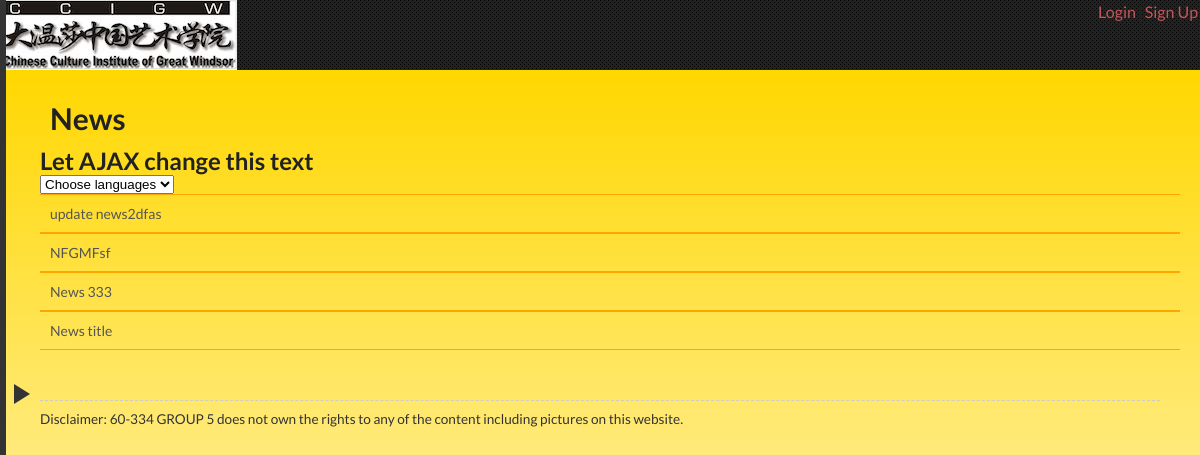
Page /news.php on the committed database.
### tables this page shows
CREATE TABLE IF NOT EXISTS `db_news` (
  `newsid` int(11) NOT NULL AUTO_INCREMENT,
  `uid` int(11) NOT NULL,
  `readaccess` int(11) NOT NULL,
  `subject` mediumtext NOT NULL,
  `createtime` datetime NOT NULL,
  `body` varchar(255) NOT NULL,
  `categoryid` int(11) NOT NULL,
  `lastedit` datetime DEFAULT NULL,
  PRIMARY KEY (`newsid`),
  KEY `uid` (`uid`),
  KEY `categoryid` (`categoryid`)
);

### dblib/config.php (called while the page is built, shortened)
<?php
 $DBNAME="ccigw";
 $DBUSER="root";
 $DBPASS="root";
?>

### dblib/db_news.php (called while the page is built, shortened)
<?php
require_once 'config.php';
class Db_news {
    public $db_connection_handle = NULL;
    function __construct() {
        global $DBUSER, $DBPASS, $DBNAME;
        $this->db_connection_handle =
            new PDO( "mysql:host=localhost;dbname=$DBNAME", $DBUSER, $DBPASS );
        $this->db_connection_handle->
        setAttribute( PDO::ATTR_ERRMODE, PDO::ERRMODE_EXCEPTION );
        $this->db_connection_handle->setAttribute( PDO::ATTR_CASE, PDO::CASE_LOWER );
        $this->db_connection_handle->
        setAttribute( PDO::ATTR_ORACLE_NULLS, PDO::NULL_NATURAL );
    }
    public function show_all_news( $offset, $pagesize ) {
        try{
            $sql='SELECT * FROM db_news LIMIT :offset,:pagesize';
            $st = $this->db_connection_handle->prepare( $sql );
            $st->bindParam( ':offset', $offset, PDO::PARAM_INT );
            $st->bindParam( ':pagesize', $pagesize, PDO::PARAM_INT );
            $st->execute();
            $st->setFetchMode( PDO::FETCH_ASSOC );
            $result=array();
            while ( $row = $st->fetch() ) {
                array_push( $result, $row );
            }
            return $result;
        }
        catch ( PDOException $e ) {
            return $e->getMessage();
        }
    }
}

### news.php (the view, shortened to what this page needs)
<?php
require_once("include/demoframe.php");
require_once('dblib/db_news.php');
$news_handle = new Db_news();
$news_list = $news_handle->show_all_news(0, 50);
echo '
	<div id="news">
			<table><h1>News </h1>';
echo <<<zzeof
<div id="msg"><h2>Let AJAX change this text</h2></div>
     <select id="area" onchange="changeFunc();">
    <option>Choose languages</option>
    <option  value="1" id="op1">ENGLISH</option>
    <option  value="2" id="op2">CHINESE</option>
  </select>
zzeof;
foreach( $news_list as $a_news )
{
    echo '<tr>';
        echo '<a href="newspage.php?newsid=', $a_news['newsid'], '" class="newsLink" id="firstNews">',
                $a_news['subject'],'</a></tr>';
}
	echo '</table></div>';
?>

### css/layout.css (style rules this page uses)
* { margin: 0; padding: 0; }
html, body { height: 100%; overflow: hidden; }
body { background-color: #222; background-repeat: repeat; font-family: 'Lato', Helvetica, sans-serif; font-size: 16px; color: #222; }
a { color: #c2575b; text-decoration: none; -webkit-transition: 0.15s color ease; -moz-transition: 0.15s color ease; -ms-transition: 0.15s color ease; -o-transition: 0.15s color ease; transition: 0.15s color ease; }
h1, h2 { font-size: 24px; }
h1 { font-size: 30px; padding:10px; }
#news table { width: 100%; padding: 20px 30px; }
#news a { margin: 0; padding: 0; width: 100%; display: block; border-bottom: 1px solid orange; font-size: 14px; padding: 10px; color: #555555; text-decoration: none; }
#news #firstNews { border-top: 1px solid orange; padding: 10px; font-size: 14px; }

### rows in the picture
db_news: subject "update news2dfas"
db_news: subject "NFGMFsf"
db_news: subject "News 333"
db_news: subject "News title"

### other values in the picture
$login['label'] "Login"
